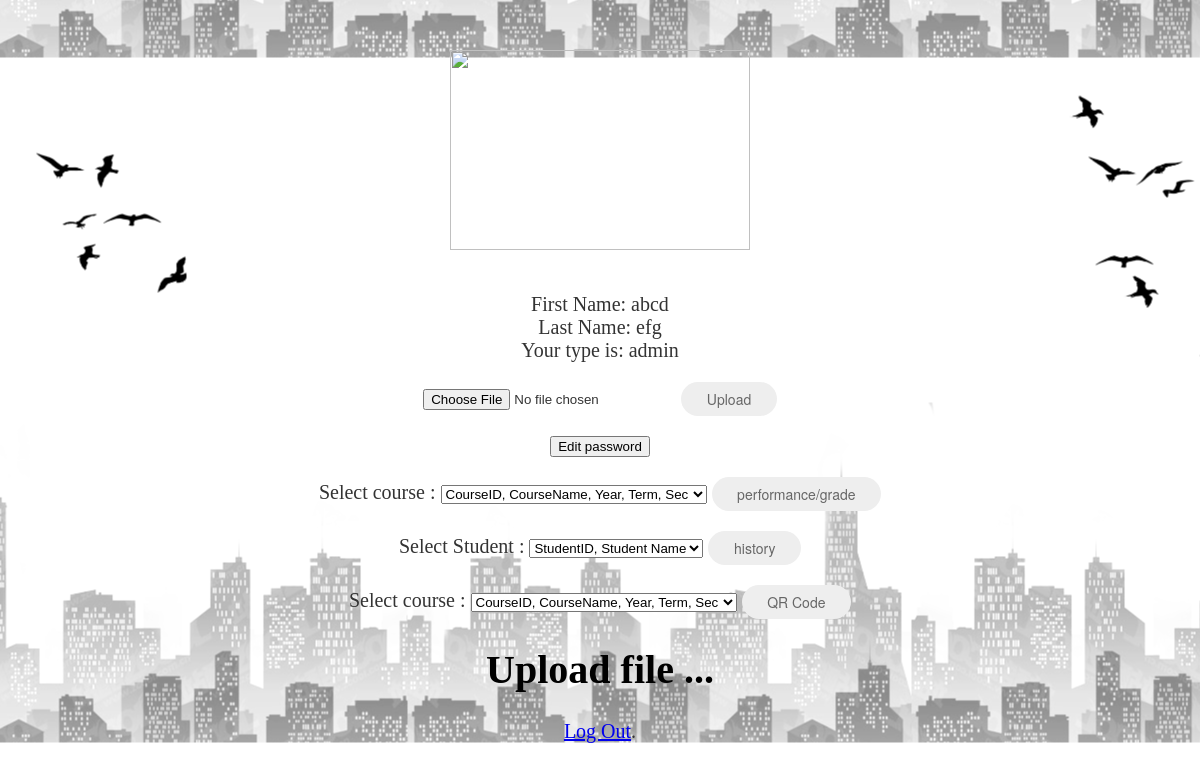
The page /teacherHomepage.php (signed in) on the database its author committed.
### tables this page shows
CREATE TABLE `user` (
  `id` int(11) NOT NULL,
  `username` varchar(20) NOT NULL,
  `password` varchar(20) NOT NULL,
  `firstname` varchar(15) NOT NULL,
  `lastname` varchar(15) NOT NULL,
  `type` varchar(20) NOT NULL,
  `imageID` int(11) NOT NULL
);

### teacherHomepage.php (the view, shortened to what this page needs)
<?php
$username = $_COOKIE['username'];
$result = mysql_query("select * from user where user.username='$username' ") or die("Fail ".mysql_error());
$row = mysql_fetch_array($result);
if($row['username'] == $username ){	?>
<p><img src="get.php?id=<?php echo($row['imageID'])?>" width="300" height="200" /></p>
	<p><br />
	  <?php	echo("First Name: ".$row['firstname']."<br>"."Last Name: ".$row['lastname']."<br>"."Your type is: ".$row['type']);
}else{
	echo("fail");
}
?>
</p>
<link rel="stylesheet" href="css/buttons.css">
<link rel="stylesheet" media="screen" href="cssTeacher.css">
<form action="upload.php" method="POST" enctype='multipart/form-data'>
  <p>
    <input type="file" name='image' />
    <input type="submit" class="button button-pill button-flat" value="Upload"/>
  </p>
</form>
<form action="edit_password_page.php" method="post"><input type="submit" o value="Edit password"></form>
<Form action="performance_grade_page.php" method="post">
  <p>
    <label>Select course :</label>
    <select name="course">
      <option>CourseID, CourseName, Year, Term, Sec</option>
    </select>
    <input type="submit" class="button button-pill button-flat" value="performance/grade">
  </p>
</Form>
<Form action="history_student.php" method="post">
  <p>
    <label>Select Student :</label>
    <select name="student">
      <option>StudentID, Student Name</option>
    </select>
    <input type="submit"  class="button button-pill button-flat" value="history">
  </p>
</Form>
<Form action="teacherGenCode.php" method="post">
  <p>
    <label>Select course :</label>
    <select name="course">
      <option>CourseID, CourseName, Year, Term, Sec</option>
    </select>
    <input type="submit" class="button button-pill button-flat" value="QR Code">
  </p>
</Form>
<div class="content">
                <div class="header-text btn">
                  <h1 style="color:#000;"><span id="head-title"></span></h1>
                </div>
</div>
<?php
echo '<a href="login.html">Log Out</a>.';
?>

### css/buttons.css (style rules this page uses)
.button { -moz-box-shadow: inset 0px 1px 0px rgba(255, 255, 255, 0.5), 0px 1px 2px rgba(0, 0, 0, 0.15); -webkit-box-shadow: inset 0px 1px 0px rgba(255, 255, 255, 0.5), 0px 1px 2px rgba(0, 0, 0, 0.15); box-shadow: inset 0px 1px 0px rgba(255, 255, 255, 0.5), 0px 1px 2px rgba(0, 0, 0, 0.15); background-color: #EEE; background: -webkit-gradient(linear, 50% 0%, 50% 100%, color-stop(0%, #fbfbfb), color-stop(100%, #e1e1e1)); background: -moz-linear-gradient(top, #fbfbfb, #e1e1e1); background: -webkit-linear-gradient(top, #fbfbfb, #e1e1e1); background: linear-gradient(to bottom, #fbfbfb, #e1e1e1); display: inline-block; vertical-align: middle; *vertical-align: auto; *zoom: 1; *display: inline; border: 1px solid #d4d4d4; height: 32px; line-height: 30px; padding: 0px 25.6px; font-weight: 300; font-size: 14px; font-family: "Helvetica Neue Light", "Helvetica Neue", "Helvetica", "Arial", "Lucida Grande", sans-serif; color: #666; text-shadow: 0 1px 1px white; margin: 0; text-decoration: none; text-align: center; }
input.button, button.button { height: 34px; cursor: pointer; -webkit-appearance: none; }
.button-flat { -moz-box-shadow: none; -webkit-box-shadow: none; box-shadow: none; -moz-transition-property: background; -o-transition-property: background; -webkit-transition-property: background; transition-property: background; -moz-transition-duration: 0.3s; -o-transition-duration: 0.3s; -webkit-transition-duration: 0.3s; transition-duration: 0.3s; background: #EEE; border: none; text-shadow: none; }
.button-pill { -moz-border-radius: 50px; -webkit-border-radius: 50px; border-radius: 50px; }

### rows shown on the page
user: firstname "abcd", lastname "efg", type "admin"
